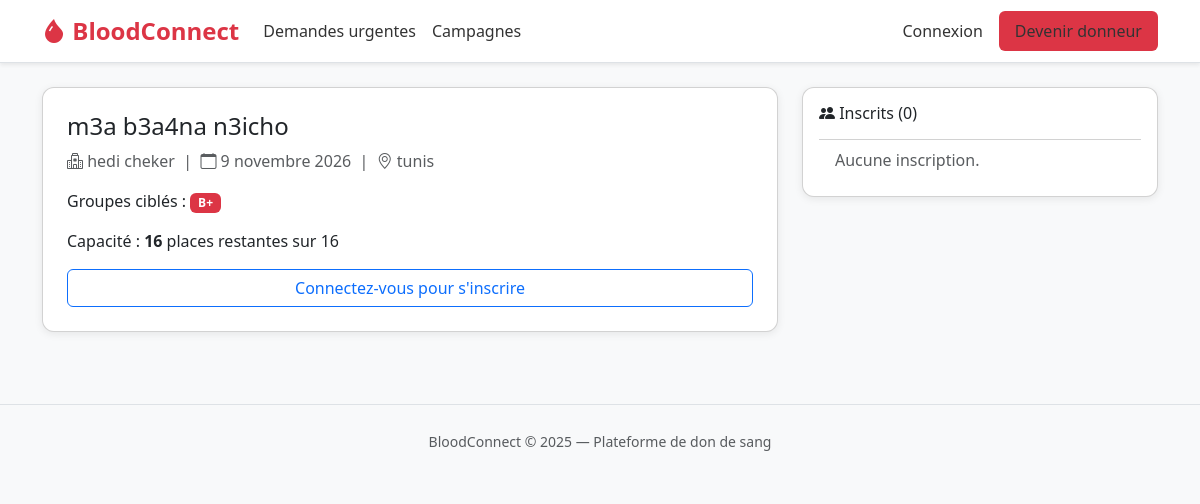
The app's page /campagnes/1/ with its own data.
### core/models.py (models this page shows, shortened)
class Campagne(models.Model):
    hopital = models.ForeignKey(Hopital, on_delete=models.CASCADE, related_name='campagnes')
    nom = models.CharField(max_length=200)
    date = models.DateField()
    lieu = models.CharField(max_length=200)
    groupes_cibles = models.JSONField(default=list, help_text="Liste de groupes sanguins ciblés")
    capacite_totale = models.PositiveIntegerField()
    def places_restantes(self):
        inscrits = self.inscriptions.count()
        return max(0, self.capacite_totale - inscrits)

class Hopital(models.Model):
    user = models.OneToOneField(User, on_delete=models.CASCADE, related_name='hopital')
    nom = models.CharField(max_length=200)
    adresse = models.TextField()
    ville = models.CharField(max_length=100)
    numero_agrement = models.CharField(max_length=50, unique=True)
    valide = models.BooleanField(default=False)

### core/views/campagne_views.py (the view)
# urls.py: path('<int:pk>/', campagne_views.detail_campagne, name='detail_campagne'),
def detail_campagne(request, pk):
    campagne = get_object_or_404(Campagne, pk=pk)
    inscriptions = campagne.inscriptions.select_related('donneur__user').all()
    deja_inscrit = False
    est_donneur = False
    if request.user.is_authenticated and hasattr(request.user, 'donneur'):
        est_donneur = True
        deja_inscrit = Inscription.objects.filter(
            campagne=campagne,
            donneur=request.user.donneur
        ).exists()
    context = {
        'campagne': campagne,
        'inscriptions': inscriptions,
        'places_restantes': campagne.places_restantes(),
        'deja_inscrit': deja_inscrit,
        'est_donneur': est_donneur,
    }
    return render(request, 'campagnes/detail.html', context)

### templates/campagnes/detail.html (shortened to what this page needs)
{% extends 'base.html' %}
{% block content %}
<div class="row">
  <div class="col-md-8">
    <div class="card p-4 mb-4">
      <h4>{{ campagne.nom }}</h4>
      <p class="text-muted">
        <i class="bi bi-hospital"></i> {{ campagne.hopital.nom }} &nbsp;|&nbsp;
        <i class="bi bi-calendar"></i> {{ campagne.date }} &nbsp;|&nbsp;
        <i class="bi bi-geo-alt"></i> {{ campagne.lieu }}
      </p>
      <p>
        Groupes ciblés :
        {% for g in campagne.groupes_cibles %}
          <span class="badge bg-danger">{{ g }}</span>
        {% endfor %}
      </p>
      <p>Capacité : <strong>{{ places_restantes }}</strong> places restantes sur {{ campagne.capacite_totale }}</p>
      {% if user.is_authenticated and est_donneur %}
        {% if deja_inscrit %}
          <div class="alert alert-success"><i class="bi bi-check-circle"></i> Vous êtes inscrit à cette campagne.</div>
        {% elif places_restantes > 0 %}
          <a href="{% url 'inscrire_campagne' campagne.pk %}" class="btn btn-primary">
            <i class="bi bi-calendar-check"></i> S'inscrire
          </a>
        {% else %}
          <div class="alert alert-warning">Cette campagne est complète.</div>
        {% endif %}
      {% elif not user.is_authenticated %}
        <a href="{% url 'login' %}" class="btn btn-outline-primary">Connectez-vous pour s'inscrire</a>
      {% endif %}
    </div>
  </div>
  <div class="col-md-4">
    <div class="card p-3">
      <h6><i class="bi bi-people-fill"></i> Inscrits ({{ inscriptions.count }})</h6>
      <ul class="list-group list-group-flush mt-2">
        {% for ins in inscriptions %}
          <li class="list-group-item d-flex justify-content-between">
            {{ ins.donneur.user.get_full_name }}
            <small class="text-muted">{{ ins.creneau_horaire }}</small>
          </li>
        {% empty %}
          <li class="list-group-item text-muted">Aucune inscription.</li>
        {% endfor %}
      </ul>
    </div>
  </div>
</div>
{% endblock %}

### templates/base.html (style rules this page uses)
body { background-color: #f8f9fa; }
.card { border-radius: 12px; box-shadow: 0 2px 8px rgba(0,0,0,0.08); }

### records on screen
Campagne: nom "m3a b3a4na n3icho", hopital.nom "hedi cheker", date "9 novembre 2026", lieu "tunis", capacite_totale "16"

### other values on screen
{{ g }} "B+"
{{ places_restantes }} "16"
{{ inscriptions.count }} "0"
